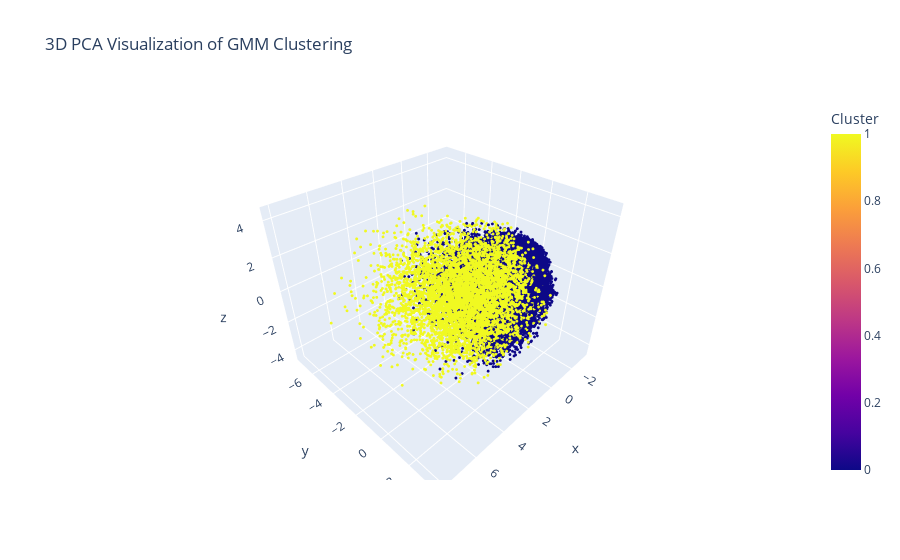

The code cell stored with this chart in its notebook:
### Code cell
# 3D visualization by plotly
import plotly.express as px
from sklearn.decomposition import PCA
pca = PCA(n_components=3)
X_pca_3d = pca.fit_transform(X_sample)

fig = px.scatter_3d(
    x=X_pca_3d[:, 0], y=X_pca_3d[:, 1], z=X_pca_3d[:, 2],
    color=labels, labels={'color': 'Cluster'},
    title='3D PCA Visualization of GMM Clustering'
)
fig.update_traces(marker=dict(size=1))
fig.show()

### Figure 1 — Plotly figure (JSON) as saved in the notebook; plotly's stock layout.template omitted (floating-point values rounded to 4 significant figures; data arrays with more than 128 entries replaced by an {"elided": "..."} marker saying what was removed)
{"data": [{"hovertemplate": "x=%{x}<br>y=%{y}<br>z=%{z}<br>Cluster=%{marker.color}<extra></extra>", "legendgroup": "", "marker": {"color": {"elided": "25368 int values"}, "coloraxis": "coloraxis", "size": 1, "symbol": "circle"}, "mode": "markers", "name": "", "scene": "scene", "showlegend": false, "type": "scatter3d", "x": {"elided": "25368 float values"}, "y": {"elided": "25368 float values"}, "z": {"elided": "25368 float values"}}], "layout": {"coloraxis": {"colorbar": {"title": {"text": "Cluster"}}, "colorscale": [[0, "#0d0887"], [0.1111, "#46039f"], [0.2222, "#7201a8"], [0.3333, "#9c179e"], [0.4444, "#bd3786"], [0.5556, "#d8576b"], [0.6667, "#ed7953"], [0.7778, "#fb9f3a"], [0.8889, "#fdca26"], [1, "#f0f921"]]}, "legend": {"tracegroupgap": 0}, "scene": {"domain": {"x": [0, 1], "y": [0, 1]}, "xaxis": {"title": {"text": "x"}}, "yaxis": {"title": {"text": "y"}}, "zaxis": {"title": {"text": "z"}}}, "title": {"text": "3D PCA Visualization of GMM Clustering"}}}
